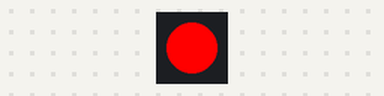
This program was run on a simulated Raspberry Pi Pico running CircuitPython. On the bench: 1 RGB LEDs in strip order, left to right. Dim RGB values are drawn brighter than linear.

Above: at 0.05 s.
At 9.97 s:
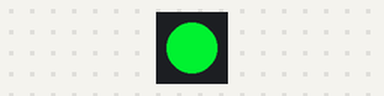
At 19.99 s:
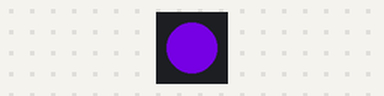
At 39.94 s:
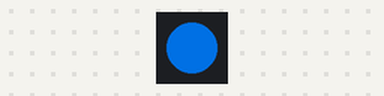
Timing chart, 0 to 40.0 s (numbered marks = the images above):
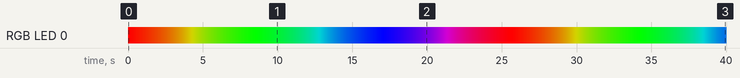

Measured:
- by itself, RGB LED 0: off → RGB(255, 0, 0) at 0.00 s, → RGB(252, 3, 0) 0.10 s later, → RGB(249, 6, 0) 0.10 s later, → RGB(246, 9, 0) 0.10 s later, … (398 changes in this stretch)

The program:

code.py
```python
import time
import board
import neopixel

pixel = neopixel.NeoPixel(board.GP16, 1, brightness=1, auto_write=True)

def color_wheel(pos):
    if pos < 0 or pos > 255:
        return (0, 0, 0)
    if pos < 85:
        return (255 - pos * 3, pos * 3, 0)
    if pos < 170:
        pos -= 85
        return (0, 255 - pos * 3, pos * 3)
    pos -= 170
    return (pos * 3, 0, 255 - pos * 3)

while True:
    for i in range(256):
        pixel[0] = color_wheel(i)
        time.sleep(0.1)
```
